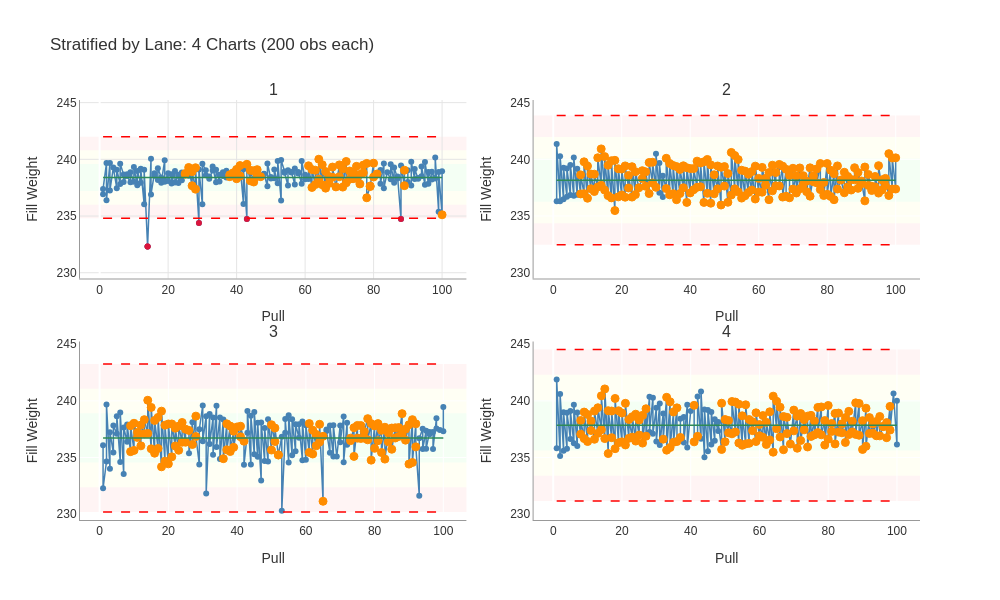

The code cell stored with this chart in its notebook:
### Code cell
# Plot all 4 stratified charts
fig = result_lane.plot(
    show_zones=True,
    show_rules=True,
    ncols=2,
    width=1000,
    height=600,
    title='Stratified by Lane: 4 Charts (200 obs each)'
)
fig.show()

### Figure 1 — Plotly figure (JSON) as saved in the notebook; plotly's stock layout.template omitted (floating-point values rounded to 4 significant figures; data arrays with more than 128 entries replaced by an {"elided": "..."} marker saying what was removed)
{"data": [{"hovertemplate": "%{x}<br>%{y:.3f}<extra></extra>", "line": {"color": "steelblue", "width": 1.5}, "marker": {"color": "steelblue", "size": 6}, "mode": "lines+markers", "name": "1", "showlegend": false, "type": "scatter", "x": {"elided": "197 int values"}, "xaxis": "x", "y": {"elided": "197 float values"}, "yaxis": "y"}, {"hovertemplate": "Signal<br>%{x}<br>%{y:.3f}<extra></extra>", "marker": {"color": "#DC143C", "size": 6, "symbol": "circle"}, "mode": "markers", "showlegend": false, "type": "scatter", "x": [14, 14, 29, 43, 88], "xaxis": "x", "y": [232.3, 232.3, 234.4, 234.7, 234.7], "yaxis": "y"}, {"hoverinfo": "text", "hovertext": ["Rule violations:<br>Oscillation<br>Value: 238.750", "Rule violations:<br>Oscillation<br>Value: 238.680", "Rule violations:<br>In Zone C<br>Value: 239.280", "Rule violations:<br>In Zone C<br>Value: 237.670", "Rule violations:<br>In Zone C<br>Value: 238.910", "Rule violations:<br>In Zone C<br>Value: 237.370", "Rule violations:<br>In Zone C<br>Value: 239.260", "Rule violations:<br>In Zone C<br>Value: 238.470", "Rule violations:<br>In Zone C<br>Value: 238.640", "Rule violations:<br>In Zone C<br>Value: 238.580", "Rule violations:<br>In Zone C<br>Value: 238.810", "Rule violations:<br>In Zone C<br>Value: 238.290", "Rule violations:<br>In Zone C<br>Value: 239.110", "Rule violations:<br>In Zone C<br>Value: 238.530", "Rule violations:<br>In Zone C<br>Value: 239.450", "Rule violations:<br>Oscillation<br>Value: 239.560", "Rule violations:<br>Oscillation<br>Value: 238.100", "Rule violations:<br>Oscillation<br>Value: 239.030", "Rule violations:<br>Oscillation<br>Value: 238.000", "Rule violations:<br>Oscillation<br>Value: 238.990", "Rule violations:<br>Oscillation<br>Value: 238.510", "Rule violations:<br>Oscillation<br>Value: 239.090", "Rule violations:<br>Oscillation<br>Value: 238.470", "Rule violations:<br>Oscillation<br>Value: 239.430", "Rule violations:<br>Oscillation<br>Value: 237.520", "Rule violations:<br>Oscillation<br>Value: 239.100", "Rule violations:<br>Oscillation<br>Value: 237.780", "Rule violations:<br>Oscillation<br>Value: 239.040", "Rule violations:<br>Oscillation<br>Value: 238.260", "Rule violations:<br>Oscillation<br>Value: 240.010", "Rule violations:<br>Oscillation<br>Value: 237.760", "Rule violations:<br>Oscillation<br>Value: 239.530", "Rule violations:<br>Oscillation<br>Value: 237.460", "Rule violations:<br>Oscillation<br>Value: 238.920", "Rule violations:<br>Oscillation<br>Value: 237.880", "Rule violations:<br>Oscillation<br>Value: 238.480", "Rule violations:<br>Oscillation<br>Value: 238.420", "Rule violations:<br>Oscillation<br>Value: 239.320", "Rule violations:<br>Oscillation<br>Value: 237.570", "Rule violations:<br>Oscillation<br>Value: 239.510", "Rule violations:<br>Oscillation<br>Value: 238.470", "Rule violations:<br>Oscillation<br>Value: 239.160", "Rule violations:<br>Oscillation<br>Value: 237.550", "Rule violations:<br>Oscillation<br>Value: 239.810", "Rule violations:<br>Oscillation<br>Value: 237.930", "Rule violations:<br>Oscillation<br>Value: 238.970", "Rule violations:<br>Oscillation<br>Value: 238.250", "Rule violations:<br>Oscillation<br>Value: 238.870", "Rule violations:<br>Oscillation<br>Value: 238.290", "Rule violations:<br>Oscillation<br>Value: 239.380", "Rule violations:<br>Oscillation<br>Value: 238.330", "Rule violations:<br>Oscillation<br>Value: 238.670", "Rule violations:<br>Oscillation<br>Value: 237.830", "Rule violations:<br>Oscillation<br>Value: 239.490", "Rule violations:<br>Oscillation<br>Value: 238.810", "Rule violations:<br>Oscillation<br>Value: 239.640", "Rule violations:<br>Oscillation<br>Value: 236.610", "Rule violations:<br>Oscillation<br>Value: 237.650", "Rule violations:<br>Oscillation<br>Value: 237.600", "Rule violations:<br>Oscillation<br>Value: 239.660", "Rule violations:<br>Oscillation<br>Value: 238.440", "Rule violations:<br>Oscillation<br>Value: 238.710", "Rule violations:<br>Oscillation<br>Value: 237.680", "Rule violations:<br>Oscillation<br>Value: 239.040", "Rule violations:<br>2 of 3 in Zone A<br>Value: 235.110"], "marker": {"color": "#FF8C00", "line": {"color": "darkorange", "width": 1}, "size": 8, "symbol": "circle"}, "mode": "markers", "name": "Pattern Signals", "showlegend": false, "type": "scatter", "x": [25, 25, 26, 27, 27, 28, 28, 38, 38, 39, 39, 40, 40, 41, 41, 43, 44, 44, 45, 45, 46, 46, 47, 61, 62, 62, 63, 63, 64, 64, 65, 65, 66, 66, 67, 67, 68, 68, 69, 70, 70, 71, 71, 72, 72, 73, 73, 74, 74, 75, 75, 76, 76, 77, 77, 78, 78, 79, 79, 80, 80, 81, 89, 89, 100], "xaxis": "x", "y": [238.8, 238.7, 239.3, 237.7, 238.9, 237.4, 239.3, 238.5, 238.6, 238.6, 238.8, 238.3, 239.1, 238.5, 239.4, 239.6, 238.1, 239.0, 238.0, 239.0, 238.5, 239.1, 238.5, 239.4, 237.5, 239.1, 237.8, 239.0, 238.3, 240.0, 237.8, 239.5, 237.5, 238.9, 237.9, 238.5, 238.4, 239.3, 237.6, 239.5, 238.5, 239.2, 237.6, 239.8, 237.9, 239.0, 238.2, 238.9, 238.3, 239.4, 238.3, 238.7, 237.8, 239.5, 238.8, 239.6, 236.6, 237.7, 237.6, 239.7, 238.4, 238.7, 237.7, 239.0, 235.1], "yaxis": "y"}, {"hovertemplate": "%{x}<br>%{y:.3f}<extra></extra>", "line": {"color": "steelblue", "width": 1.5}, "marker": {"color": "steelblue", "size": 6}, "mode": "lines+markers", "name": "2", "showlegend": false, "type": "scatter", "x": {"elided": "198 int values"}, "xaxis": "x2", "y": {"elided": "198 float values"}, "yaxis": "y2"}, {"hoverinfo": "text", "hovertext": {"elided": "179 str values"}, "marker": {"color": "#FF8C00", "line": {"color": "darkorange", "width": 1}, "size": 8, "symbol": "circle"}, "mode": "markers", "name": "Pattern Signals", "showlegend": false, "type": "scatter", "x": {"elided": "179 int values"}, "xaxis": "x2", "y": {"elided": "179 float values"}, "yaxis": "y2"}, {"hovertemplate": "%{x}<br>%{y:.3f}<extra></extra>", "line": {"color": "steelblue", "width": 1.5}, "marker": {"color": "steelblue", "size": 6}, "mode": "lines+markers", "name": "3", "showlegend": false, "type": "scatter", "x": {"elided": "197 int values"}, "xaxis": "x3", "y": {"elided": "197 float values"}, "yaxis": "y3"}, {"hoverinfo": "text", "hovertext": ["Rule violations:<br>Oscillation<br>Value: 235.520", "Rule violations:<br>Oscillation<br>Value: 237.800", "Rule violations:<br>Oscillation<br>Value: 235.630", "Rule violations:<br>Oscillation<br>Value: 238.020", "Rule violations:<br>Oscillation<br>Value: 236.770", "Rule violations:<br>Oscillation<br>Value: 237.220", "Rule violations:<br>Oscillation<br>Value: 236.030", "Rule violations:<br>Oscillation<br>Value: 237.860", "Rule violations:<br>Oscillation<br>Value: 237.100", "Rule violations:<br>Oscillation<br>Value: 238.340", "Rule violations:<br>Oscillation<br>Value: 237.120", "Rule violations:<br>Oscillation<br>Value: 240.050", "Rule violations:<br>Oscillation<br>Value: 235.770", "Rule violations:<br>Oscillation<br>Value: 239.420", "Rule violations:<br>Oscillation<br>Value: 235.380", "Rule violations:<br>Oscillation<br>Value: 238.270", "Rule violations:<br>Oscillation<br>Value: 235.800", "Rule violations:<br>Oscillation<br>Value: 238.540", "Rule violations:<br>Oscillation<br>Value: 234.180", "Rule violations:<br>Oscillation<br>Value: 239.090", "Rule violations:<br>Oscillation<br>Value: 234.680", "Rule violations:<br>Oscillation<br>Value: 237.850", "Rule violations:<br>Oscillation<br>Value: 234.440", "Rule violations:<br>Oscillation<br>Value: 237.960", "Rule violations:<br>Oscillation<br>Value: 235.060", "Rule violations:<br>Oscillation<br>Value: 237.960", "Rule violations:<br>Oscillation<br>Value: 236.020", "Rule violations:<br>Oscillation<br>Value: 237.590", "Rule violations:<br>Oscillation<br>Value: 235.640", "Rule violations:<br>Oscillation<br>Value: 237.770", "Rule violations:<br>Oscillation<br>Value: 236.350", "Rule violations:<br>Oscillation<br>Value: 238.090", "Rule violations:<br>Oscillation<br>Value: 236.350", "Rule violations:<br>Oscillation<br>Value: 237.500", "Rule violations:<br>Oscillation<br>Value: 237.390", "Rule violations:<br>In Zone C<br>Value: 236.150", "Rule violations:<br>In Zone C<br>Value: 238.650", "Rule violations:<br>In Zone C<br>Value: 236.850", "Rule violations:<br>Oscillation<br>Value: 234.900", "Rule violations:<br>Oscillation<br>Value: 237.970", "Rule violations:<br>Oscillation<br>Value: 235.680", "Rule violations:<br>Oscillation<br>Value: 237.770", "Rule violations:<br>Oscillation<br>Value: 235.530", "Rule violations:<br>Oscillation<br>Value: 237.320", "Rule violations:<br>Oscillation<br>Value: 235.900", "Rule violations:<br>Oscillation<br>Value: 237.700", "Rule violations:<br>Oscillation<br>Value: 236.830", "Rule violations:<br>Oscillation<br>Value: 237.760", "Rule violations:<br>Oscillation<br>In Zone C<br>Value: 236.440", "Rule violations:<br>Oscillation<br>Value: 235.660", "Rule violations:<br>Oscillation<br>Value: 237.890", "Rule violations:<br>Oscillation<br>Value: 236.410", "Rule violations:<br>Oscillation<br>Value: 237.600", "Rule violations:<br>Oscillation<br>Value: 235.220", "Rule violations:<br>Oscillation<br>Value: 235.240", "Rule violations:<br>Oscillation<br>In Zone C<br>Value: 235.450", "Rule violations:<br>Oscillation<br>In Zone C<br>Value: 237.990", "Rule violations:<br>Oscillation<br>In Zone C<br>Value: 235.310", "Rule violations:<br>Oscillation<br>In Zone C<br>Value: 237.410", "Rule violations:<br>Oscillation<br>In Zone C<br>Value: 236.030", "Rule violations:<br>Oscillation<br>In Zone C<br>Value: 237.040", "Rule violations:<br>Oscillation<br>In Zone C<br>Value: 236.370", "Rule violations:<br>Oscillation<br>In Zone C<br>Value: 237.930", "Rule violations:<br>Oscillation<br>Value: 231.140", "Rule violations:<br>Oscillation<br>Value: 236.870", "Rule violations:<br>In Zone C<br>Value: 236.710", "Rule violations:<br>In Zone C<br>Value: 236.490", "Rule violations:<br>Oscillation<br>In Zone C<br>Value: 237.630", "Rule violations:<br>Oscillation<br>In Zone C<br>Value: 235.100", "Rule violations:<br>Oscillation<br>In Zone C<br>Value: 237.830", "Rule violations:<br>Oscillation<br>In Zone C<br>Value: 236.710", "Rule violations:<br>In Zone C<br>Value: 236.680", "Rule violations:<br>In Zone C<br>Value: 237.820", "Rule violations:<br>In Zone C<br>Value: 236.710", "Rule violations:<br>In Zone C<br>Value: 237.290", "Rule violations:<br>In Zone C<br>Value: 238.430", "Rule violations:<br>In Zone C<br>Value: 236.560", "Rule violations:<br>In Zone C<br>Value: 237.990", "Rule violations:<br>In Zone C<br>Value: 234.770", "Rule violations:<br>In Zone C<br>Value: 237.790", "Rule violations:<br>In Zone C<br>Value: 235.810", "Rule violations:<br>In Zone C<br>Value: 237.990", "Rule violations:<br>In Zone C<br>Value: 236.490", "Rule violations:<br>In Zone C<br>Value: 237.400", "Rule violations:<br>In Zone C<br>Value: 235.440", "Rule violations:<br>In Zone C<br>Value: 237.670", "Rule violations:<br>In Zone C<br>Value: 234.860", "Rule violations:<br>In Zone C<br>Value: 237.170", "Rule violations:<br>Oscillation<br>In Zone C<br>Value: 236.380", "Rule violations:<br>Oscillation<br>In Zone C<br>Value: 237.600", "Rule violations:<br>Oscillation<br>In Zone C<br>Value: 235.730", "Rule violations:<br>Oscillation<br>In Zone C<br>Value: 237.620", "Rule violations:<br>Oscillation<br>In Zone C<br>Value: 236.720", "Rule violations:<br>Oscillation<br>In Zone C<br>Value: 237.640", "Rule violations:<br>Oscillation<br>In Zone C<br>Value: 236.850", "Rule violations:<br>Oscillation<br>In Zone C<br>Value: 238.870", "Rule violations:<br>Oscillation<br>In Zone C<br>Value: 237.030", "Rule violations:<br>Oscillation<br>In Zone C<br>Value: 237.500", "Rule violations:<br>Oscillation<br>In Zone C<br>Value: 236.530", "Rule violations:<br>Oscillation<br>In Zone C<br>Value: 237.890", "Rule violations:<br>Oscillation<br>Value: 234.420", "Rule violations:<br>Oscillation<br>Value: 238.340", "Rule violations:<br>Oscillation<br>Value: 234.560", "Rule violations:<br>Oscillation<br>Value: 237.970", "Rule violations:<br>Oscillation<br>Value: 235.940"], "marker": {"color": "#FF8C00", "line": {"color": "darkorange", "width": 1}, "size": 8, "symbol": "circle"}, "mode": "markers", "name": "Pattern Signals", "showlegend": false, "type": "scatter", "x": [9, 9, 10, 10, 11, 11, 12, 12, 13, 13, 14, 14, 15, 15, 16, 16, 17, 17, 18, 18, 19, 19, 20, 20, 21, 21, 22, 22, 23, 23, 24, 24, 25, 25, 26, 27, 28, 28, 36, 37, 37, 38, 38, 39, 39, 40, 41, 41, 42, 50, 50, 51, 51, 52, 52, 61, 61, 62, 62, 63, 63, 64, 64, 65, 65, 73, 73, 74, 74, 75, 75, 76, 76, 77, 77, 78, 78, 79, 79, 80, 80, 81, 81, 82, 82, 83, 83, 84, 84, 85, 85, 86, 86, 87, 87, 88, 88, 89, 89, 90, 90, 91, 91, 92, 92], "xaxis": "x3", "y": [235.5, 237.8, 235.6, 238.0, 236.8, 237.2, 236.0, 237.9, 237.1, 238.3, 237.1, 240.1, 235.8, 239.4, 235.4, 238.3, 235.8, 238.5, 234.2, 239.1, 234.7, 237.8, 234.4, 238.0, 235.1, 238.0, 236.0, 237.6, 235.6, 237.8, 236.3, 238.1, 236.3, 237.5, 237.4, 236.2, 238.7, 236.8, 234.9, 238.0, 235.7, 237.8, 235.5, 237.3, 235.9, 237.7, 236.8, 237.8, 236.4, 235.7, 237.9, 236.4, 237.6, 235.2, 235.2, 235.4, 238.0, 235.3, 237.4, 236.0, 237.0, 236.4, 237.9, 231.1, 236.9, 236.7, 236.5, 237.6, 235.1, 237.8, 236.7, 236.7, 237.8, 236.7, 237.3, 238.4, 236.6, 238.0, 234.8, 237.8, 235.8, 238.0, 236.5, 237.4, 235.4, 237.7, 234.9, 237.2, 236.4, 237.6, 235.7, 237.6, 236.7, 237.6, 236.8, 238.9, 237.0, 237.5, 236.5, 237.9, 234.4, 238.3, 234.6, 238.0, 235.9], "yaxis": "y3"}, {"hovertemplate": "%{x}<br>%{y:.3f}<extra></extra>", "line": {"color": "steelblue", "width": 1.5}, "marker": {"color": "steelblue", "size": 6}, "mode": "lines+markers", "name": "4", "showlegend": false, "type": "scatter", "x": {"elided": "197 int values"}, "xaxis": "x4", "y": {"elided": "197 float values"}, "yaxis": "y4"}, {"hoverinfo": "text", "hovertext": {"elided": "152 str values"}, "marker": {"color": "#FF8C00", "line": {"color": "darkorange", "width": 1}, "size": 8, "symbol": "circle"}, "mode": "markers", "name": "Pattern Signals", "showlegend": false, "type": "scatter", "x": {"elided": "152 int values"}, "xaxis": "x4", "y": {"elided": "152 float values"}, "yaxis": "y4"}], "layout": {"annotations": [{"font": {"size": 16}, "showarrow": false, "text": "1", "x": 0.23, "xanchor": "center", "xref": "paper", "y": 1.0, "yanchor": "bottom", "yref": "paper"}, {"font": {"size": 16}, "showarrow": false, "text": "2", "x": 0.77, "xanchor": "center", "xref": "paper", "y": 1.0, "yanchor": "bottom", "yref": "paper"}, {"font": {"size": 16}, "showarrow": false, "text": "3", "x": 0.23, "xanchor": "center", "xref": "paper", "y": 0.425, "yanchor": "bottom", "yref": "paper"}, {"font": {"size": 16}, "showarrow": false, "text": "4", "x": 0.77, "xanchor": "center", "xref": "paper", "y": 0.425, "yanchor": "bottom", "yref": "paper"}], "font": {"color": "#333333", "family": "Arial, sans-serif", "size": 12}, "height": 600, "hovermode": "closest", "paper_bgcolor": "white", "plot_bgcolor": "white", "shapes": [{"fillcolor": "#B3FFB3", "layer": "below", "line": {"width": 0}, "opacity": 0.15, "type": "rect", "x0": 0, "x1": 1, "xref": "x domain", "y0": 237.2, "y1": 239.6, "yref": "y"}, {"fillcolor": "#FFFFB3", "layer": "below", "line": {"width": 0}, "opacity": 0.15, "type": "rect", "x0": 0, "x1": 1, "xref": "x domain", "y0": 239.6, "y1": 240.8, "yref": "y"}, {"fillcolor": "#FFFFB3", "layer": "below", "line": {"width": 0}, "opacity": 0.15, "type": "rect", "x0": 0, "x1": 1, "xref": "x domain", "y0": 236.0, "y1": 237.2, "yref": "y"}, {"fillcolor": "#FFB3B3", "layer": "below", "line": {"width": 0}, "opacity": 0.15, "type": "rect", "x0": 0, "x1": 1, "xref": "x domain", "y0": 240.8, "y1": 242.0, "yref": "y"}, {"fillcolor": "#FFB3B3", "layer": "below", "line": {"width": 0}, "opacity": 0.15, "type": "rect", "x0": 0, "x1": 1, "xref": "x domain", "y0": 234.8, "y1": 236.0, "yref": "y"}, {"line": {"color": "red", "dash": "dash", "width": 1.5}, "type": "line", "x0": 1, "x1": 100, "xref": "x", "y0": 242.0, "y1": 242.0, "yref": "y"}, {"line": {"color": "red", "dash": "dash", "width": 1.5}, "type": "line", "x0": 1, "x1": 100, "xref": "x", "y0": 234.8, "y1": 234.8, "yref": "y"}, {"line": {"color": "#2E8B57", "width": 1.5}, "type": "line", "x0": 1, "x1": 100, "xref": "x", "y0": 238.4, "y1": 238.4, "yref": "y"}, {"fillcolor": "#B3FFB3", "layer": "below", "line": {"width": 0}, "opacity": 0.15, "type": "rect", "x0": 0, "x1": 1, "xref": "x2 domain", "y0": 236.3, "y1": 240.1, "yref": "y2"}, {"fillcolor": "#FFFFB3", "layer": "below", "line": {"width": 0}, "opacity": 0.15, "type": "rect", "x0": 0, "x1": 1, "xref": "x2 domain", "y0": 240.1, "y1": 242.0, "yref": "y2"}, {"fillcolor": "#FFFFB3", "layer": "below", "line": {"width": 0}, "opacity": 0.15, "type": "rect", "x0": 0, "x1": 1, "xref": "x2 domain", "y0": 234.4, "y1": 236.3, "yref": "y2"}, {"fillcolor": "#FFB3B3", "layer": "below", "line": {"width": 0}, "opacity": 0.15, "type": "rect", "x0": 0, "x1": 1, "xref": "x2 domain", "y0": 242.0, "y1": 243.9, "yref": "y2"}, {"fillcolor": "#FFB3B3", "layer": "below", "line": {"width": 0}, "opacity": 0.15, "type": "rect", "x0": 0, "x1": 1, "xref": "x2 domain", "y0": 232.5, "y1": 234.4, "yref": "y2"}, {"line": {"color": "red", "dash": "dash", "width": 1.5}, "type": "line", "x0": 1, "x1": 100, "xref": "x2", "y0": 243.9, "y1": 243.9, "yref": "y2"}, {"line": {"color": "red", "dash": "dash", "width": 1.5}, "type": "line", "x0": 1, "x1": 100, "xref": "x2", "y0": 232.5, "y1": 232.5, "yref": "y2"}, {"line": {"color": "#2E8B57", "width": 1.5}, "type": "line", "x0": 1, "x1": 100, "xref": "x2", "y0": 238.2, "y1": 238.2, "yref": "y2"}, {"fillcolor": "#B3FFB3", "layer": "below", "line": {"width": 0}, "opacity": 0.15, "type": "rect", "x0": 0, "x1": 1, "xref": "x3 domain", "y0": 234.6, "y1": 238.9, "yref": "y3"}, {"fillcolor": "#FFFFB3", "layer": "below", "line": {"width": 0}, "opacity": 0.15, "type": "rect", "x0": 0, "x1": 1, "xref": "x3 domain", "y0": 238.9, "y1": 241.1, "yref": "y3"}, {"fillcolor": "#FFFFB3", "layer": "below", "line": {"width": 0}, "opacity": 0.15, "type": "rect", "x0": 0, "x1": 1, "xref": "x3 domain", "y0": 232.4, "y1": 234.6, "yref": "y3"}, {"fillcolor": "#FFB3B3", "layer": "below", "line": {"width": 0}, "opacity": 0.15, "type": "rect", "x0": 0, "x1": 1, "xref": "x3 domain", "y0": 241.1, "y1": 243.2, "yref": "y3"}, {"fillcolor": "#FFB3B3", "layer": "below", "line": {"width": 0}, "opacity": 0.15, "type": "rect", "x0": 0, "x1": 1, "xref": "x3 domain", "y0": 230.2, "y1": 232.4, "yref": "y3"}, {"line": {"color": "red", "dash": "dash", "width": 1.5}, "type": "line", "x0": 1, "x1": 100, "xref": "x3", "y0": 243.2, "y1": 243.2, "yref": "y3"}, {"line": {"color": "red", "dash": "dash", "width": 1.5}, "type": "line", "x0": 1, "x1": 100, "xref": "x3", "y0": 230.2, "y1": 230.2, "yref": "y3"}, {"line": {"color": "#2E8B57", "width": 1.5}, "type": "line", "x0": 1, "x1": 100, "xref": "x3", "y0": 236.7, "y1": 236.7, "yref": "y3"}, {"fillcolor": "#B3FFB3", "layer": "below", "line": {"width": 0}, "opacity": 0.15, "type": "rect", "x0": 0, "x1": 1, "xref": "x4 domain", "y0": 235.6, "y1": 240.1, "yref": "y4"}, {"fillcolor": "#FFFFB3", "layer": "below", "line": {"width": 0}, "opacity": 0.15, "type": "rect", "x0": 0, "x1": 1, "xref": "x4 domain", "y0": 240.1, "y1": 242.3, "yref": "y4"}, {"fillcolor": "#FFFFB3", "layer": "below", "line": {"width": 0}, "opacity": 0.15, "type": "rect", "x0": 0, "x1": 1, "xref": "x4 domain", "y0": 233.4, "y1": 235.6, "yref": "y4"}, {"fillcolor": "#FFB3B3", "layer": "below", "line": {"width": 0}, "opacity": 0.15, "type": "rect", "x0": 0, "x1": 1, "xref": "x4 domain", "y0": 242.3, "y1": 244.5, "yref": "y4"}, {"fillcolor": "#FFB3B3", "layer": "below", "line": {"width": 0}, "opacity": 0.15, "type": "rect", "x0": 0, "x1": 1, "xref": "x4 domain", "y0": 231.2, "y1": 233.4, "yref": "y4"}, {"line": {"color": "red", "dash": "dash", "width": 1.5}, "type": "line", "x0": 1, "x1": 100, "xref": "x4", "y0": 244.5, "y1": 244.5, "yref": "y4"}, {"line": {"color": "red", "dash": "dash", "width": 1.5}, "type": "line", "x0": 1, "x1": 100, "xref": "x4", "y0": 231.2, "y1": 231.2, "yref": "y4"}, {"line": {"color": "#2E8B57", "width": 1.5}, "type": "line", "x0": 1, "x1": 100, "xref": "x4", "y0": 237.8, "y1": 237.8, "yref": "y4"}], "title": {"text": "Stratified by Lane: 4 Charts (200 obs each)"}, "width": 1000, "xaxis": {"anchor": "y", "domain": [0.0, 0.46], "gridcolor": "#E5E5E5", "gridwidth": 1.0, "linecolor": "#999999", "linewidth": 1.0, "showgrid": true, "showline": true, "title": {"text": "Pull"}}, "xaxis2": {"anchor": "y2", "domain": [0.54, 1.0], "linecolor": "#999999", "linewidth": 1.0, "showline": true, "title": {"text": "Pull"}}, "xaxis3": {"anchor": "y3", "domain": [0.0, 0.46], "linecolor": "#999999", "linewidth": 1.0, "showline": true, "title": {"text": "Pull"}}, "xaxis4": {"anchor": "y4", "domain": [0.54, 1.0], "linecolor": "#999999", "linewidth": 1.0, "showline": true, "title": {"text": "Pull"}}, "yaxis": {"anchor": "x", "domain": [0.575, 1.0], "gridcolor": "#E5E5E5", "gridwidth": 1.0, "linecolor": "#999999", "linewidth": 1.0, "range": [229.5, 245.2], "showgrid": true, "showline": true, "title": {"text": "Fill Weight"}}, "yaxis2": {"anchor": "x2", "domain": [0.575, 1.0], "linecolor": "#999999", "linewidth": 1.0, "range": [229.5, 245.2], "showline": true, "title": {"text": "Fill Weight"}}, "yaxis3": {"anchor": "x3", "domain": [0.0, 0.425], "linecolor": "#999999", "linewidth": 1.0, "range": [229.5, 245.2], "showline": true, "title": {"text": "Fill Weight"}}, "yaxis4": {"anchor": "x4", "domain": [0.0, 0.425], "linecolor": "#999999", "linewidth": 1.0, "range": [229.5, 245.2], "showline": true, "title": {"text": "Fill Weight"}}}}
